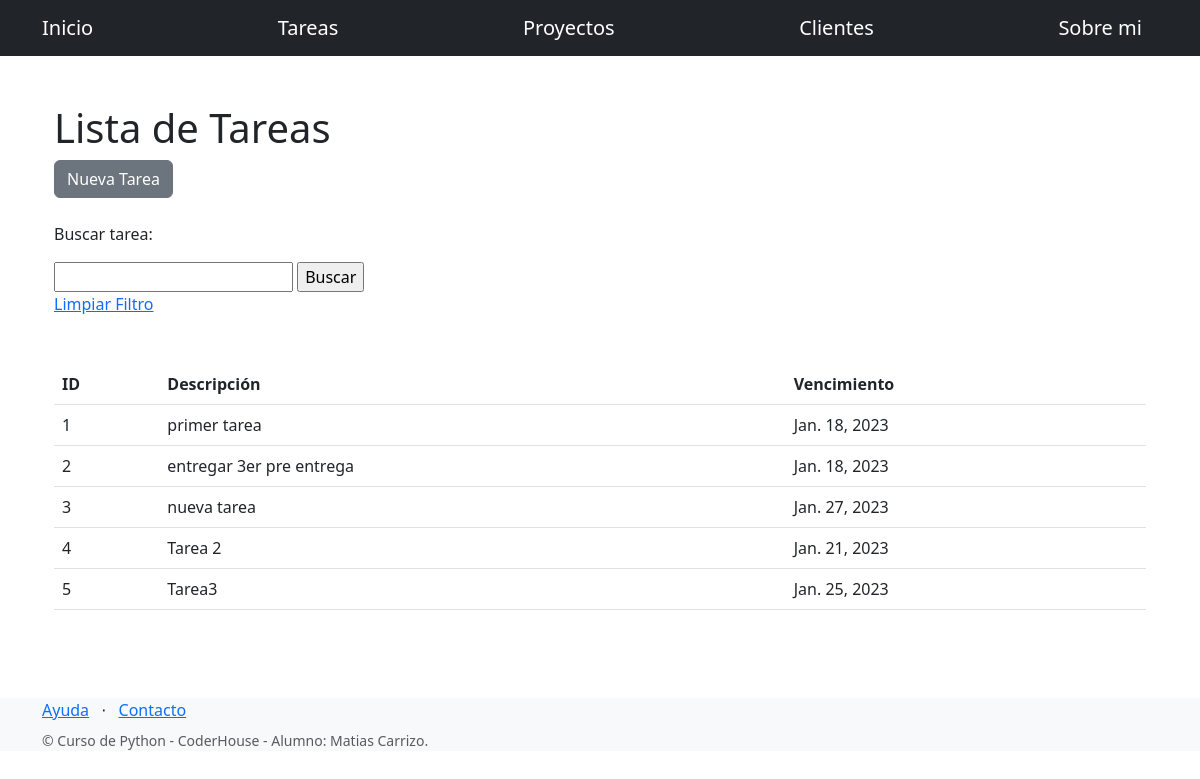
Page /tareas/lista-tareas/ on the earlier database version.
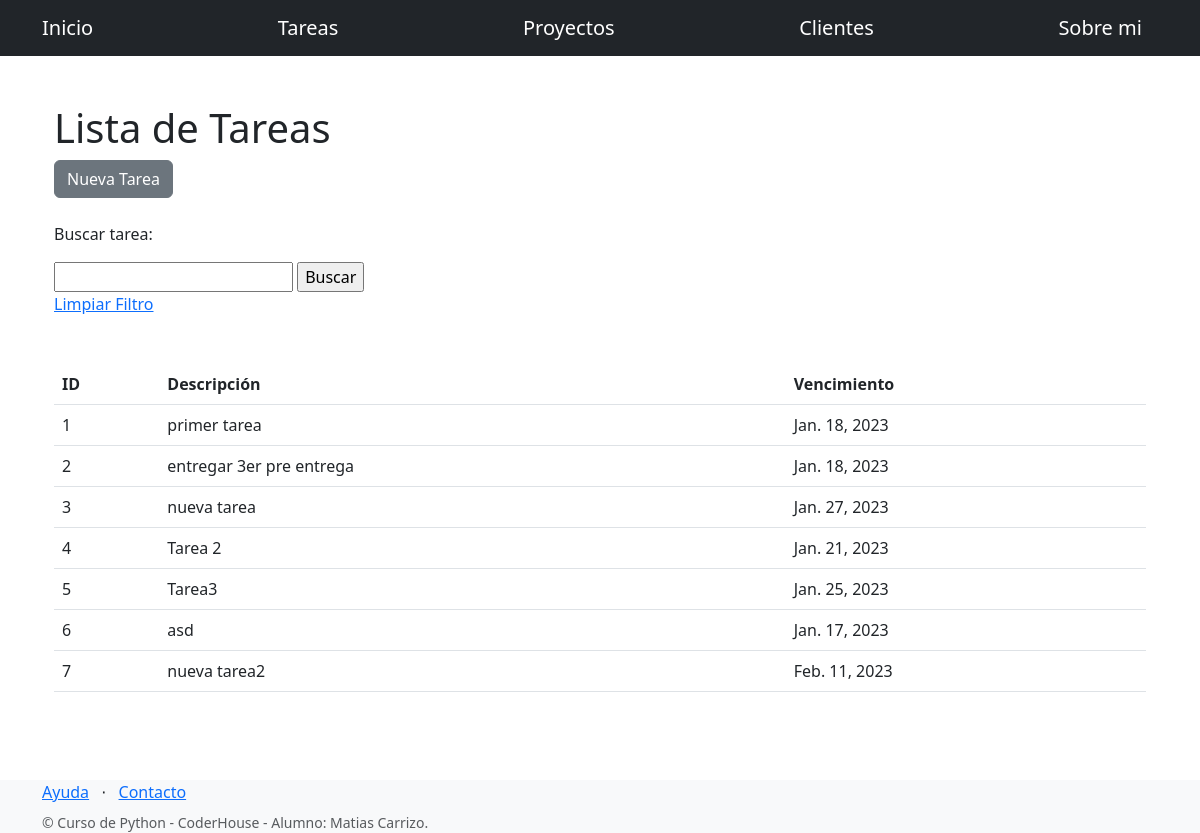
Same page on the later database version.
### tareas/models.py (models this page shows, shortened)
class Tareas(models.Model):
    tarea = models.CharField(max_length=254)
    fecha_vencimiento = models.DateField(null=True)

### tareas/views.py (the view)
# urls.py: path("lista-tareas/", listar_tareas, name="lista_tareas"),
def listar_tareas(request):
    contexto = {
        'tareas': Tareas.objects.all()
    }
    return render(
        request=request,
        template_name='tareas/lista_tareas.html',
        context=contexto
    )

### tareas/templates/tareas/lista_tareas.html (shortened to what this page needs)
{% extends "tareas/base.html" %}
{% block contenido %}
<div class="container">
    <h1>Lista de Tareas</h1>
    <a href="{% url 'crear_tarea' %}" class="btn btn-secondary">Nueva Tarea</a>
</div>
<br>
<div class="container">
    <form action="{% url 'buscar_tarea' %}" method="post">
        <p>Buscar tarea:</p>
        <input type="text" name="tarea">
        <input type="submit" value="Buscar">
    </form>
    <a href="{% url 'lista_tareas' %}">Limpiar Filtro</a>
</div>
<br>
<br>
<div class="container">
    <table class="table">
        <thead>
            <tr>
                <th>ID</th>
                <th>Descripción</th>
                <th>Vencimiento</th>
            </tr>
        </thead>
        <tbody>
            {% for tarea in tareas %}
            <tr>
                <td>{{ tarea.id }}</td>
                <td>{{ tarea.tarea }}</td>
                <td>{{ tarea.fecha_vencimiento }}</td>
            </tr>
            {% endfor %}
        </tbody>
    </table>
</div>
{% endblock contenido %}

### tareas/templates/tareas/base.html (shortened to what this page needs)
{% load static %}
<!DOCTYPE html>
<html lang="en">
<head>
    <link href="https://cdn.jsdelivr.net/npm/bootstrap@5.3.0-alpha1/dist/css/bootstrap.min.css" rel="stylesheet">
</head>
<body>
    <nav class="navbar bg-dark" data-bs-theme="dark">
        <div class="container">
            <a class="navbar-brand" href="{% url 'inicio' %}">Inicio</a>
            <a class="navbar-brand" href="{% url 'lista_tareas' %}">Tareas</a>
            <a class="navbar-brand" href="{% url 'lista_proyectos' %}">Proyectos</a>
            <a class="navbar-brand" href="{% url 'lista_clientes' %}">Clientes</a>
            <a class="navbar-brand" href="{% url 'sobre_mi' %}">Sobre mi</a>
        </div>
    </nav>
<br>
<br>
<div class="container">
    {% block contenido %}
    {% endblock contenido %}
</div>
<br>
<br>
<br>
<footer class="footer bg-light">
    <div class="container">
        <div class="row">
            <div class="col-lg-6 h-100 text-center text-lg-start my-auto">
                <ul class="list-inline mb-2">
                    <li class="list-inline-item"><a href="#!">Ayuda</a></li>
                    <li class="list-inline-item">⋅</li>
                    <li class="list-inline-item"><a href="#!">Contacto</a></li>
                </ul>
                <p class="text-muted small mb-4 mb-lg-0">&copy; Curso de Python - CoderHouse - Alumno: Matias Carrizo.</p>
            </div>
            <div class="col-lg-6 h-100 text-center text-lg-end my-auto">
                <ul class="list-inline mb-0">
                </ul>
            </div>
        </div>
    </div>
</footer>
</body>
</html>

Differences in the rows shown:
added Tareas: id "6", tarea "asd", fecha_vencimiento "Jan. 17, 2023"
added Tareas: id "7", tarea "nueva tarea2", fecha_vencimiento "Feb. 11, 2023"
